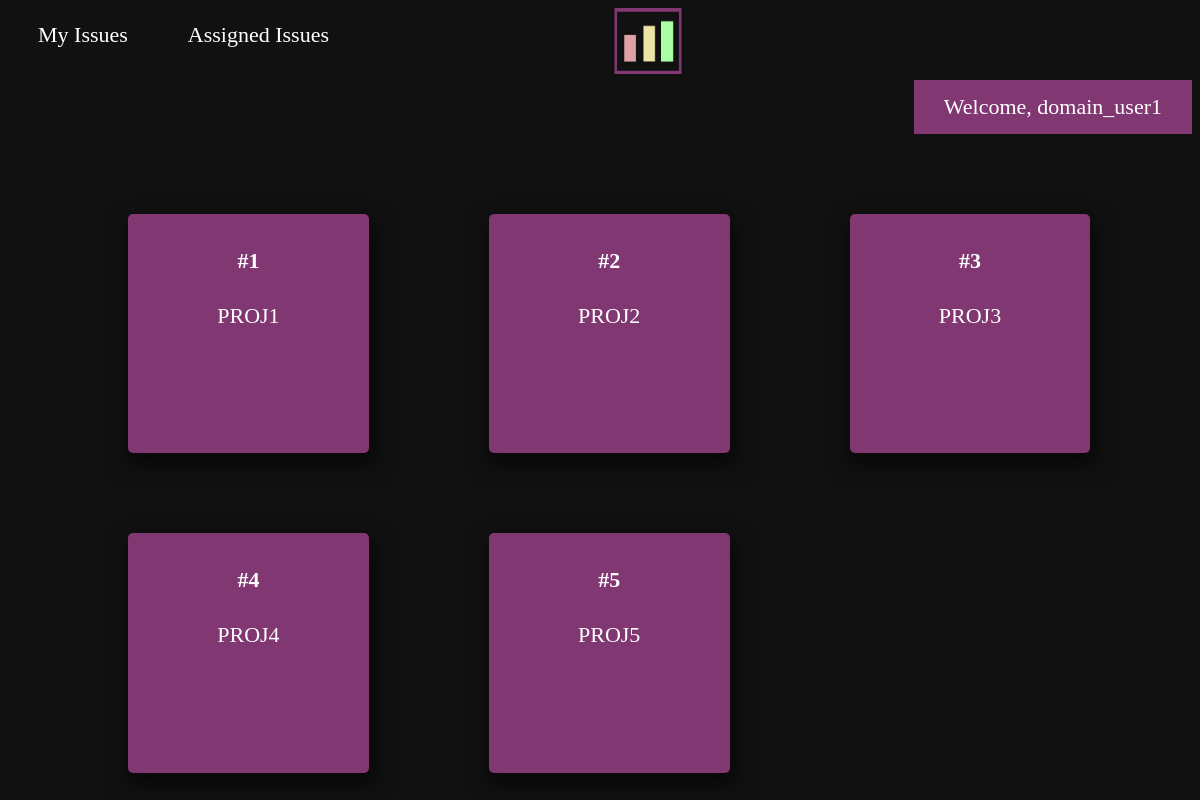
The app's page /home_page.php (signed in) with its own data.
### tables this page shows
CREATE TABLE `employee` (
  `emp_id` int(11) NOT NULL,
  `emp_username` varchar(50) NOT NULL,
  `emp_name` varchar(100) NOT NULL,
  `emp_dept` varchar(100) NOT NULL
);

CREATE TABLE `empro` (
  `sn` int(11) NOT NULL,
  `emp_id` int(11) DEFAULT NULL,
  `p_id` int(11) DEFAULT NULL
);

CREATE TABLE `project` (
  `p_id` int(11) NOT NULL,
  `p_name` varchar(100) NOT NULL,
  `p_desc` varchar(200) NOT NULL,
  `p_sd` varchar(50) NOT NULL,
  `p_ed` varchar(50) NOT NULL,
  `p_location` varchar(50) NOT NULL,
  `p_budget` int(11) NOT NULL,
  `p_client` varchar(50) NOT NULL
);

### home_page.php (the view, shortened to what this page needs)
<?php
	$emp_id = $_SESSION["user"];
	$con = mysqli_connect('localhost', 'root', '', 'projectracker');
	$sql = "SELECT emp_username from employee where emp_id=$emp_id";
	$result = mysqli_query($con,$sql);
	$row = mysqli_fetch_assoc($result);
	$un = $row["emp_username"];
?>
<html>
<head>
</head>
<body>
<ul>
  <li><a class="active" href="view_issue.php">My Issues</a></li>
  <li><a href="assign_issue.php">Assigned Issues</a></li>
  <li class="lici"><img src="nav_logo.png" class="img"></li>
  <li class="lic"><a href="logout.php">Welcome, <?php echo htmlspecialchars($un);?></a></li>
</ul>
<?php
	$con = mysqli_connect('localhost', 'root', '', 'projectracker');
	$sql = "SELECT * from empro where emp_id=$emp_id";
	$result = mysqli_query($con,$sql);
	while($row = mysqli_fetch_assoc($result))
	{
		$sn = $row['p_id'];
		$sql = "SELECT p_name from project where p_id=$sn";
		$res = mysqli_query($con,$sql);
		$p_name = mysqli_fetch_assoc($res);
		$pname = $p_name["p_name"];
    $sql = "SELECT * from project where p_id=$sn";
    $res = mysqli_query($con,$sql);
    $p_name = mysqli_fetch_assoc($res);
    $pdesc = $p_name["p_desc"];
    $psd = $p_name["p_sd"];
    $ped = $p_name["p_ed"];
    $ploc = $p_name["p_location"];
    $pbud = $p_name["p_budget"];
    $pcli = $p_name["p_client"];
		echo "<div class='card' style='float:left;margin-left:15vh;margin-top:10vh;'><div class='container'><div id='options'><p>Add</p></div> ";
		echo "<h4><b>#$sn</b></h4> ";
		echo "<p>$pname</p></div>";
		echo "<form action='add_issue.php' method='post'><input type='text' name='pname' value=$sn hidden><input type='submit' value='Add Issue' class='button a'  name='submit'></form>";
		echo "<a href='#openModal' data-name=$pname data-desc='$pdesc' data-sd='$psd' data-ed='$ped' data-loc='$ploc' data-bud='$pbud' data-cli='$pcli' id='det' class='button'> View Details</a></div>";
	}
?>
</body>
</html>

### home_page.php (style rules this page uses)
body { background-color: #111; color:#fff; font-size:22px; }
ul { list-style-type: none; margin: 0; padding: 0; overflow: hidden; background-color: #111; color: #fff; }
li { float: left; }
li a { display: block; color: #fff; text-align: center; padding: 14px 30px; text-decoration: none; }
.lic { float:right; }
.lici { left: 50%; position: relative; transform: translateX(-50%); }
.lic a { display: block; color: #fff; background-color: #813772; text-align: center; padding: 14px 30px; text-decoration: none; }
.card { box-shadow: 3px 10px 20px 5px rgba(0, 0, 0, .5); background-color: #813772; transition: 0.3s; width: 20%; height:30%; border-radius: 5px; text-align:center; padding: 2px 2px; }
.container { padding: 2px 16px; }
.img { width:10%; height:10% vertical-align:middle; }

### records on screen
employee: emp_username "domain_user1"
empro: p "1", p.p_name "PROJ1"
empro: p "2", p.p_name "PROJ2"
empro: p "3", p.p_name "PROJ3"
empro: p "4", p.p_name "PROJ4"
empro: p "5", p.p_name "PROJ5"
